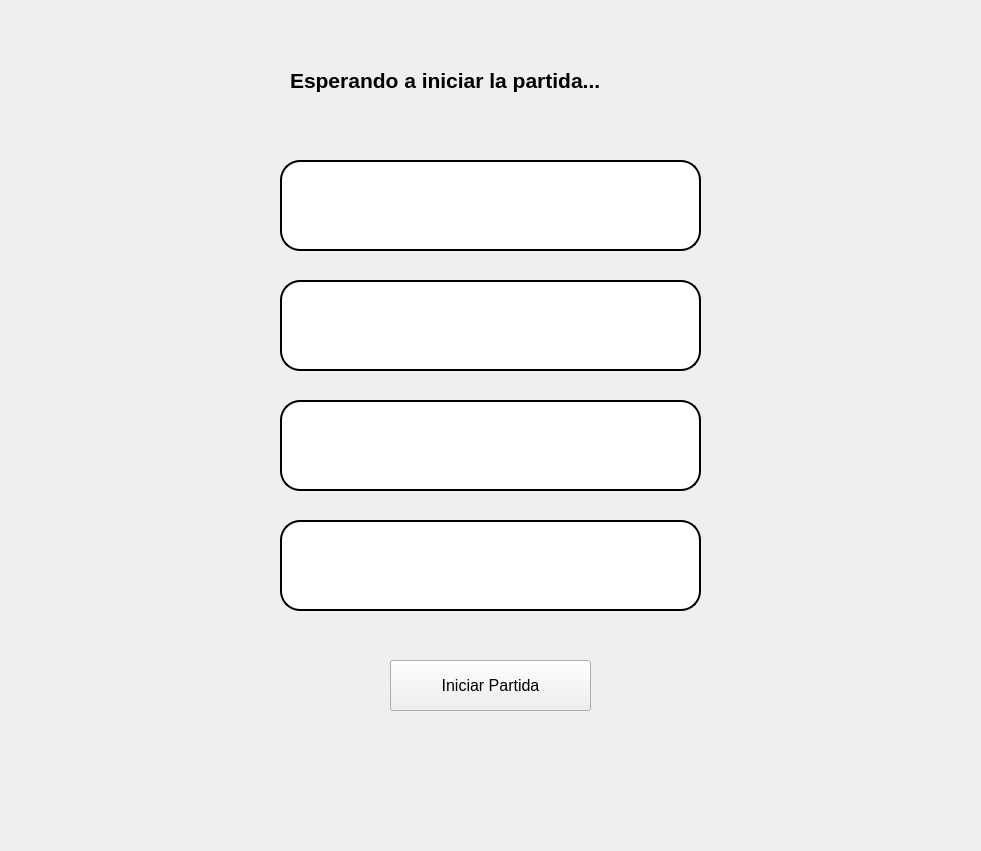
<?xml version="1.0" encoding="UTF-8"?>
<ui version="4.0">
 <class>ventana_espera</class>
 <widget class="QWidget" name="ventana_espera">
  <property name="geometry">
   <rect>
    <x>0</x>
    <y>0</y>
    <width>981</width>
    <height>851</height>
   </rect>
  </property>
  <property name="windowTitle">
   <string>Ventana Espera</string>
  </property>
  <property name="windowIcon">
   <iconset>
    <normaloff>../../Sprites/Logos/logo.png</normaloff>../../Sprites/Logos/logo.png</iconset>
  </property>
  <widget class="QLabel" name="label">
   <property name="geometry">
    <rect>
     <x>0</x>
     <y>0</y>
     <width>981</width>
     <height>851</height>
    </rect>
   </property>
   <property name="text">
    <string/>
   </property>
   <property name="pixmap">
    <pixmap>../../Sprites/Logos/fondo.png</pixmap>
   </property>
   <property name="scaledContents">
    <bool>true</bool>
   </property>
  </widget>
  <widget class="QLabel" name="label_2">
   <property name="geometry">
    <rect>
     <x>290</x>
     <y>60</y>
     <width>431</width>
     <height>41</height>
    </rect>
   </property>
   <property name="styleSheet">
    <string notr="true">background-color: transparent;
font-size: 16pt;
font-weight: bold;</string>
   </property>
   <property name="text">
    <string>Esperando a iniciar la partida...</string>
   </property>
  </widget>
  <widget class="QLabel" name="label_3">
   <property name="geometry">
    <rect>
     <x>280</x>
     <y>160</y>
     <width>421</width>
     <height>91</height>
    </rect>
   </property>
   <property name="styleSheet">
    <string notr="true">background-color: white;
border-radius: 20px;
border: 2px solid black;</string>
   </property>
   <property name="text">
    <string/>
   </property>
  </widget>
  <widget class="QLabel" name="label_4">
   <property name="geometry">
    <rect>
     <x>280</x>
     <y>280</y>
     <width>421</width>
     <height>91</height>
    </rect>
   </property>
   <property name="styleSheet">
    <string notr="true">background-color: white;
border-radius: 20px;
border: 2px solid black;</string>
   </property>
   <property name="text">
    <string/>
   </property>
  </widget>
  <widget class="QLabel" name="label_5">
   <property name="geometry">
    <rect>
     <x>280</x>
     <y>400</y>
     <width>421</width>
     <height>91</height>
    </rect>
   </property>
   <property name="styleSheet">
    <string notr="true">background-color: white;
border-radius: 20px;
border: 2px solid black;</string>
   </property>
   <property name="text">
    <string/>
   </property>
  </widget>
  <widget class="QLabel" name="label_6">
   <property name="geometry">
    <rect>
     <x>280</x>
     <y>520</y>
     <width>421</width>
     <height>91</height>
    </rect>
   </property>
   <property name="styleSheet">
    <string notr="true">background-color: white;
border-radius: 20px;
border: 2px solid black;</string>
   </property>
   <property name="text">
    <string/>
   </property>
  </widget>
  <widget class="QPushButton" name="boton_iniciar_partida">
   <property name="geometry">
    <rect>
     <x>390</x>
     <y>660</y>
     <width>201</width>
     <height>51</height>
    </rect>
   </property>
   <property name="styleSheet">
    <string notr="true">font-size: 12pt;</string>
   </property>
   <property name="text">
    <string>Iniciar Partida</string>
   </property>
  </widget>
  <widget class="QLabel" name="label_jugador1">
   <property name="geometry">
    <rect>
     <x>310</x>
     <y>190</y>
     <width>181</width>
     <height>31</height>
    </rect>
   </property>
   <property name="styleSheet">
    <string notr="true">background-color: transparent;
font-size: 12pt;</string>
   </property>
   <property name="text">
    <string/>
   </property>
  </widget>
  <widget class="QLabel" name="label_jugador2">
   <property name="geometry">
    <rect>
     <x>310</x>
     <y>310</y>
     <width>181</width>
     <height>31</height>
    </rect>
   </property>
   <property name="styleSheet">
    <string notr="true">background-color: transparent;
font-size: 12pt;</string>
   </property>
   <property name="text">
    <string/>
   </property>
  </widget>
  <widget class="QLabel" name="label_jugador3">
   <property name="geometry">
    <rect>
     <x>310</x>
     <y>430</y>
     <width>181</width>
     <height>31</height>
    </rect>
   </property>
   <property name="styleSheet">
    <string notr="true">background-color: transparent;
font-size: 12pt;</string>
   </property>
   <property name="text">
    <string/>
   </property>
  </widget>
  <widget class="QLabel" name="label_jugador4">
   <property name="geometry">
    <rect>
     <x>310</x>
     <y>550</y>
     <width>181</width>
     <height>31</height>
    </rect>
   </property>
   <property name="styleSheet">
    <string notr="true">background-color: transparent;
font-size: 12pt;</string>
   </property>
   <property name="text">
    <string/>
   </property>
  </widget>
  <widget class="QLabel" name="label_error">
   <property name="geometry">
    <rect>
     <x>160</x>
     <y>730</y>
     <width>661</width>
     <height>61</height>
    </rect>
   </property>
   <property name="styleSheet">
    <string notr="true">background-color: transparent;
font-size: 14pt;
font-weight: bold;

</string>
   </property>
   <property name="text">
    <string/>
   </property>
  </widget>
  <widget class="QLabel" name="label_color1">
   <property name="geometry">
    <rect>
     <x>520</x>
     <y>190</y>
     <width>91</width>
     <height>31</height>
    </rect>
   </property>
   <property name="styleSheet">
    <string notr="true">background-color: transparent;
font-size: 12pt;</string>
   </property>
   <property name="text">
    <string/>
   </property>
  </widget>
  <widget class="QLabel" name="label_color2">
   <property name="geometry">
    <rect>
     <x>520</x>
     <y>310</y>
     <width>91</width>
     <height>31</height>
    </rect>
   </property>
   <property name="styleSheet">
    <string notr="true">background-color: transparent;
font-size: 12pt;</string>
   </property>
   <property name="text">
    <string/>
   </property>
  </widget>
  <widget class="QLabel" name="label_color3">
   <property name="geometry">
    <rect>
     <x>520</x>
     <y>430</y>
     <width>91</width>
     <height>31</height>
    </rect>
   </property>
   <property name="styleSheet">
    <string notr="true">background-color: transparent;
font-size: 12pt;</string>
   </property>
   <property name="text">
    <string/>
   </property>
  </widget>
  <widget class="QLabel" name="label_color4">
   <property name="geometry">
    <rect>
     <x>520</x>
     <y>550</y>
     <width>91</width>
     <height>31</height>
    </rect>
   </property>
   <property name="styleSheet">
    <string notr="true">background-color: transparent;
font-size: 12pt;</string>
   </property>
   <property name="text">
    <string/>
   </property>
  </widget>
  <widget class="QLabel" name="label_ficha2">
   <property name="geometry">
    <rect>
     <x>610</x>
     <y>290</y>
     <width>61</width>
     <height>71</height>
    </rect>
   </property>
   <property name="styleSheet">
    <string notr="true">background-color: transparent;</string>
   </property>
   <property name="text">
    <string/>
   </property>
   <property name="pixmap">
    <pixmap>../../Sprites/Fichas/Simples/ficha-verde.png</pixmap>
   </property>
   <property name="scaledContents">
    <bool>true</bool>
   </property>
  </widget>
  <widget class="QLabel" name="label_ficha3">
   <property name="geometry">
    <rect>
     <x>610</x>
     <y>420</y>
     <width>61</width>
     <height>71</height>
    </rect>
   </property>
   <property name="styleSheet">
    <string notr="true">background-color: transparent;</string>
   </property>
   <property name="text">
    <string/>
   </property>
   <property name="pixmap">
    <pixmap>../../Sprites/Fichas/Simples/ficha-amarilla.png</pixmap>
   </property>
   <property name="scaledContents">
    <bool>true</bool>
   </property>
  </widget>
  <widget class="QLabel" name="label_ficha1">
   <property name="geometry">
    <rect>
     <x>610</x>
     <y>170</y>
     <width>61</width>
     <height>71</height>
    </rect>
   </property>
   <property name="styleSheet">
    <string notr="true">background-color: transparent;</string>
   </property>
   <property name="text">
    <string/>
   </property>
   <property name="pixmap">
    <pixmap>../../Sprites/Fichas/Simples/ficha-azul.png</pixmap>
   </property>
   <property name="scaledContents">
    <bool>true</bool>
   </property>
  </widget>
  <widget class="QLabel" name="label_ficha4">
   <property name="geometry">
    <rect>
     <x>610</x>
     <y>530</y>
     <width>61</width>
     <height>71</height>
    </rect>
   </property>
   <property name="styleSheet">
    <string notr="true">background-color: transparent;</string>
   </property>
   <property name="text">
    <string/>
   </property>
   <property name="pixmap">
    <pixmap>../../Sprites/Fichas/Simples/ficha-roja.png</pixmap>
   </property>
   <property name="scaledContents">
    <bool>true</bool>
   </property>
  </widget>
 </widget>
 <resources/>
 <connections/>
</ui>
